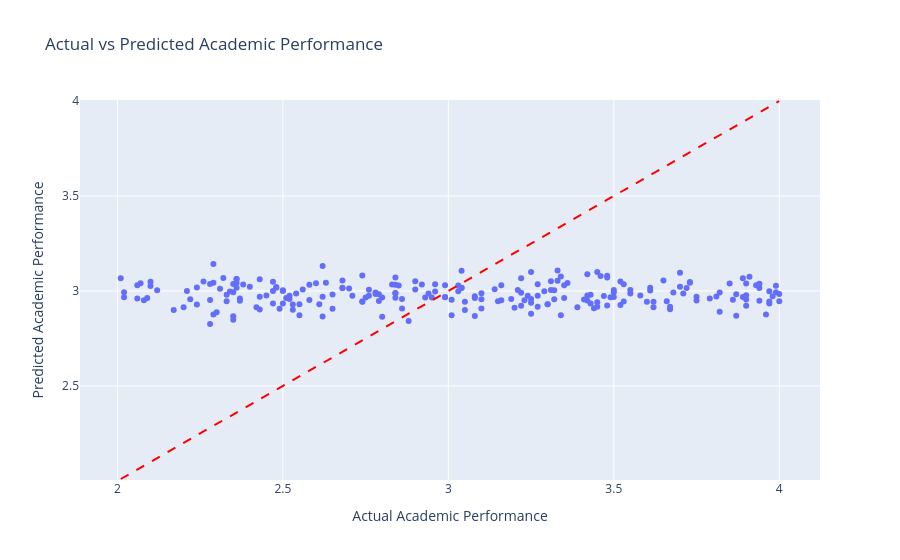

Notebook source saved alongside this figure:
### Code cell
# Visualize — Actual vs Predicted
fig = px.scatter(
    x=y_test,
    y=y_pred,
    labels={'x': 'Actual Academic Performance', 'y': 'Predicted Academic Performance'},
    title='Actual vs Predicted Academic Performance'
)

# Perfect prediction line
fig.add_shape(
    type='line',
    x0=y_test.min(), y0=y_test.min(),
    x1=y_test.max(), y1=y_test.max(),
    line=dict(color='red', dash='dash')
)

fig.show()
fig.write_html("../visualizations/Actual vs Predicted Academic Performance.html ")

### Figure 1 — Plotly figure (JSON) as saved in the notebook; plotly's stock layout.template omitted (floating-point values rounded to 4 significant figures; data arrays with more than 128 entries replaced by an {"elided": "..."} marker saying what was removed)
{"data": [{"hovertemplate": "Actual Academic Performance=%{x}<br>Predicted Academic Performance=%{y}<extra></extra>", "legendgroup": "", "marker": {"color": "#636efa", "symbol": "circle"}, "mode": "markers", "name": "", "orientation": "v", "showlegend": false, "type": "scatter", "x": {"elided": "234 float values"}, "xaxis": "x", "y": {"elided": "234 float values"}, "yaxis": "y"}], "layout": {"legend": {"tracegroupgap": 0}, "shapes": [{"line": {"color": "red", "dash": "dash"}, "type": "line", "x0": 2.01, "x1": 4, "y0": 2.01, "y1": 4}], "title": {"text": "Actual vs Predicted Academic Performance"}, "xaxis": {"anchor": "y", "domain": [0, 1], "title": {"text": "Actual Academic Performance"}}, "yaxis": {"anchor": "x", "domain": [0, 1], "title": {"text": "Predicted Academic Performance"}}}}
